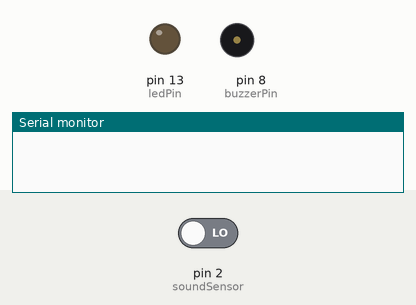
Simulated run of this sketch. Board: Arduino Uno, built with avr-gcc and run on an emulated ATmega328P. On the bench: output pins drawn as LEDs (lit = HIGH), buzzer (waves = sounding, pin HIGH), the last lines printed to the serial monitor. Dashed ring = blinking. Inputs (shaded band) come from the test bench; at power-on: pin 2 (soundSensor) LOW.

Above: at 1.2 s.
1.3 s: pin 2 (soundSensor) driven HIGH
At 4.2 s:
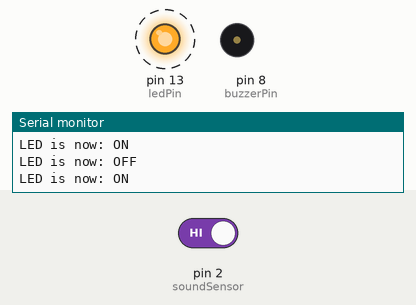
4.3 s: pin 2 (soundSensor) driven LOW
At 5.2 s:
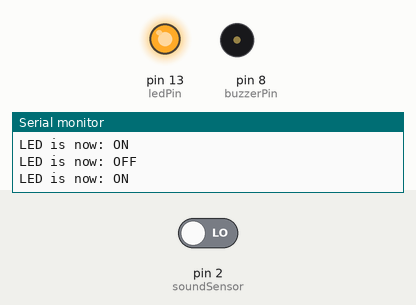
Timing chart, 0 to 7.3 s (numbered marks = the images above; inputs shaded):
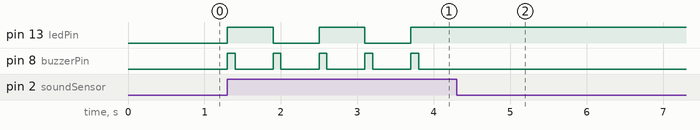

The sketch:

soundsensor.ino
```cpp
const int soundSensor = 2;
const int ledPin = 13;
const int buzzerPin = 8;

bool ledState = false; // Stores if the LED is ON (true) or OFF (false)

void setup() {
  pinMode(soundSensor, INPUT);
  pinMode(ledPin, OUTPUT);
  pinMode(buzzerPin, OUTPUT);
  Serial.begin(9600);
}

void loop() {
  int sensorValue = digitalRead(soundSensor);

  // If sound is detected
  if (sensorValue == HIGH) {
    ledState = !ledState; // Flip the state (If it was true, it becomes false)

    digitalWrite(ledPin, ledState ? HIGH : LOW);

    // Quick beep for feedback
    digitalWrite(buzzerPin, HIGH);
    delay(100);
    digitalWrite(buzzerPin, LOW);

    Serial.print("LED is now: ");
    Serial.println(ledState ? "ON" : "OFF");

    // "Debounce" delay: prevents one clap from being counted as 10 claps
    delay(500);
  }
}
```

Measured:
- after the input at 1.3 s, pin 13 (ledPin): alternates HIGH for 0.60 s and LOW for 0.60 s, starting at once; pin 8 (buzzerPin): alternates HIGH for 0.10 s and LOW for 0.50 s, starting at once
- after the input at 4.3 s, pin 13 (ledPin): stops changing and stays HIGH; pin 8 (buzzerPin): stops changing and stays LOW
